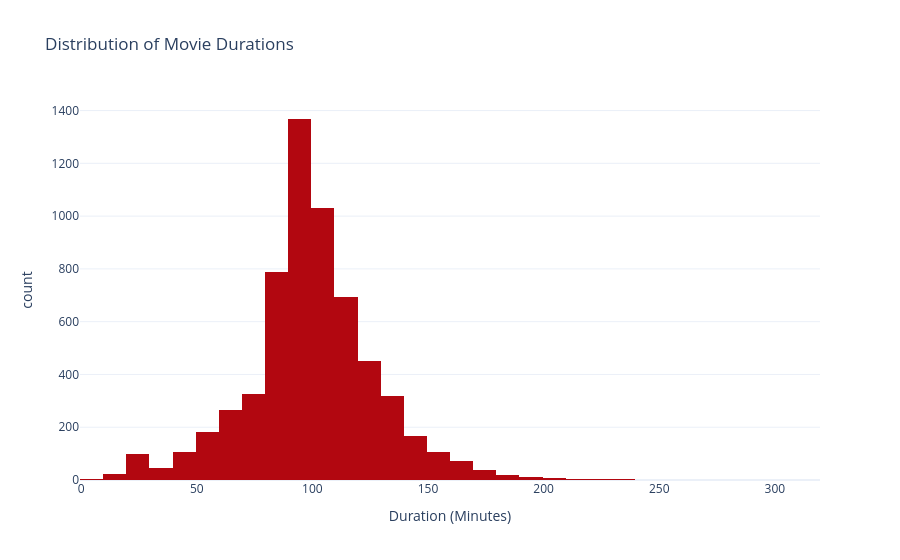

Notebook code cell kept with this figure:
### Code cell
df_movies = df[df['type'] == 'Movie'].copy()

df_movies['duration_min'] = df_movies['duration'].str.replace(' min', '').astype(int)

fig_dist = px.histogram(df_movies, x='duration_min', nbins=50,
                       title='Distribution of Movie Durations',
                       labels={'duration_min': 'Duration (Minutes)'},
                       color_discrete_sequence=['#b20710'], template='plotly_white')
fig_dist.show()

### Figure 1 — Plotly figure (JSON) as saved in the notebook; plotly's stock layout.template omitted (floating-point values rounded to 4 significant figures; data arrays with more than 128 entries replaced by an {"elided": "..."} marker saying what was removed)
{"data": [{"bingroup": "x", "hovertemplate": "Duration (Minutes)=%{x}<br>count=%{y}<extra></extra>", "legendgroup": "", "marker": {"color": "#b20710", "pattern": {"shape": ""}}, "name": "", "nbinsx": 50, "orientation": "v", "showlegend": false, "type": "histogram", "x": {"elided": "6126 int values"}, "xaxis": "x", "yaxis": "y"}], "layout": {"barmode": "relative", "legend": {"tracegroupgap": 0}, "title": {"text": "Distribution of Movie Durations"}, "xaxis": {"anchor": "y", "domain": [0, 1], "title": {"text": "Duration (Minutes)"}}, "yaxis": {"anchor": "x", "domain": [0, 1], "title": {"text": "count"}}}}
